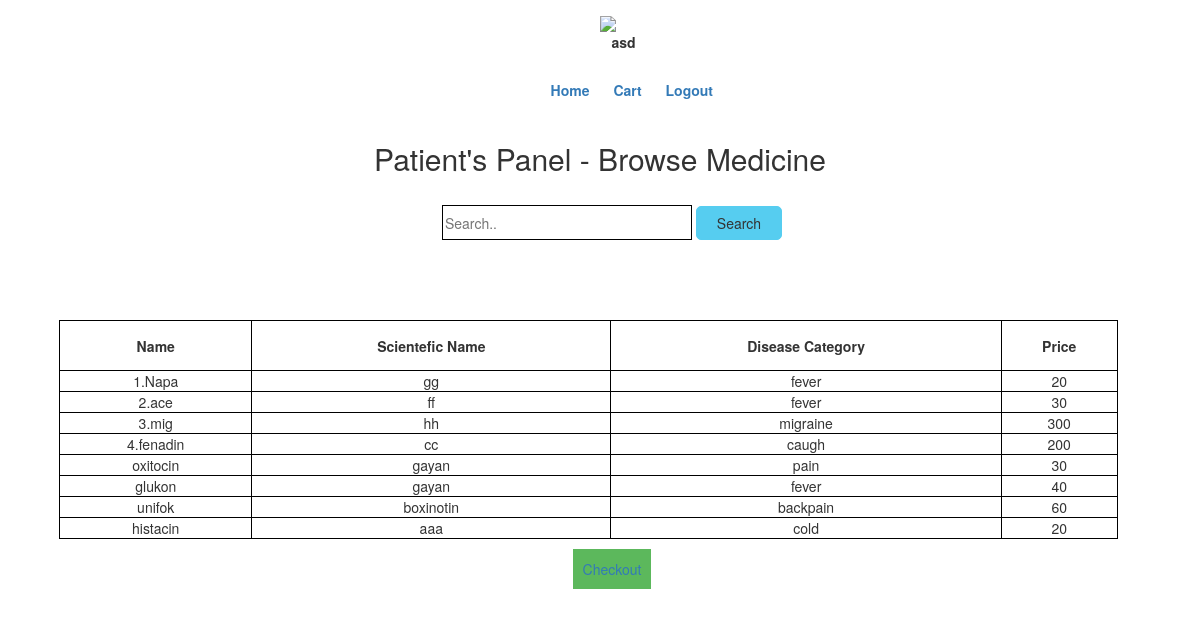
Screenshot of /browsemdcn.php (signed in) with the database file from the repository.
### tables this page shows
CREATE TABLE `medicine` (
  `price` int(11) NOT NULL,
  `medId` int(11) NOT NULL,
  `medName` varchar(40) NOT NULL,
  `scienteficName` varchar(40) NOT NULL,
  `diseaseCategory` varchar(40) NOT NULL
);

### browsemdcn.php (the view, shortened to what this page needs)
<!DOCTYPE html>
 <html class="no-js">
<html lang="en-US">
<head>
	<link rel="stylesheet" type="text/css" href="css/font-awesome.min.css" media="all" />
	<link rel="stylesheet" type="text/css" href="css/normalize.css" media="all" />
	<link rel="stylesheet" type="text/css" href="css/bootstrap.css" media="all" />
	<link rel="stylesheet" type="text/css" href="style.css" media="all" />
</head>
<body class="brwsmdcn">
<div class="header-area">
		<div class="header-top">
			<div class="container">
                <a href="cupanel.php"><img src="img/client-1295901_960_720.png" style="max-height: 5%;max-width: 5%;margin-left: 50%;opacity:1.0;"></a> <br>
                <label class="text-center" style="margin-left:51%;"><?php echo $_SESSION["uname"];?></label>
				<div class="menu col-md-5" style="margin-left: 20%;margin-top: 2%">
					<ul class="list-unstyled list-inline pull-right">
						<li><a href="cushome.php">Home</a></li>
						<li><a href="#">Cart</a></li>
						<li><a href="logout.php">Logout</a></li>
					</ul>
				</div>
			</div>
		</div>
	</div>
		<div class="">
		<div class="br">
			<div class="br-top text-center">
				<div class="container">
					<h2>Patient's Panel - Browse Medicine</h2>
				</div>
			</div>
                </div>
            <br>
		<div class="result_table" style="margin-left: 2%;text-align: center">
            <form action="<?php echo htmlspecialchars($_SERVER["PHP_SELF"]);?>" method="post">
                    <input class="search" style="width:250px;height:35px;background:transparent;border:1px solid black;" type="text" name="search" placeholder="Search..">
                    <input type="submit" style="background:#56CDF0;border:1px solid #56CDF0;padding:6px 20px;border-radius:5px;" value="Search">
                </form>
            <br>
            <br>
            <br>
            <br>
            <table style="background:white;border:1px solid black;" class="text-center">
                <thead>
                    <tr style="padding-left: 10px;">
                        <th style="border:1px solid black">Name</th>
                        <th style="border:1px solid black">Scientefic Name</th>
                        <th style="border:1px solid black">Disease Category</th>
                        <th style="border:1px solid black">Price</th>
                    </tr>
                </thead>
                <tbody>
                    <?php
                    $con=mysqli_connect("localhost","root","");
                    mysqli_select_db($con,'medicineguide');
                        $resul = mysqli_query($con,"SELECT * FROM medicine;") or die("Failed to fetch".mysql_error());
                    while( $row = mysqli_fetch_assoc( $resul) ){
                                    echo "<tr><td>{$row['medName']}</td><td>{$row['scienteficName']}</td><td>{$row['diseaseCategory']}</td><td>{$row['price']}</td></tr>\n";
                                        }
                ?>
                </tbody>
            </table>
		<br>
            <a href="cart.php" style="background: #5CB85C;padding: 10px;">Checkout</a>
		</div>
		</div>
</body>
</html>

### style.css (style rules this page uses)
.header-top { padding: 1%; }
.menu { margin-left: 150px; }
.menu a { text-decoration: none; font-weight: bold; margin-left: 10px; }
.brwsmdcn { background: url(images/14.jpg) no-repeat center center fixed; -webkit-background-size: cover; -moz-background-size: cover; -o-background-size: cover; background-size: cover; }
table, td, th { border: 1px solid black; text-align: center; }
table { border-collapse: collapse; width: 90%; margin-left: 3%; }
th { height: 50px; text-align: center; }

### rows the page displays
medicine: medName "1.Napa", scienteficName "gg", diseaseCategory "fever", price "20"
medicine: medName "2.ace", scienteficName "ff", diseaseCategory "fever", price "30"
medicine: medName "3.mig", scienteficName "hh", diseaseCategory "migraine", price "300"
medicine: medName "4.fenadin", scienteficName "cc", diseaseCategory "caugh", price "200"
medicine: medName "oxitocin", scienteficName "gayan", diseaseCategory "pain", price "30"
medicine: medName "glukon", scienteficName "gayan", diseaseCategory "fever", price "40"
medicine: medName "unifok", scienteficName "boxinotin", diseaseCategory "backpain", price "60"
medicine: medName "histacin", scienteficName "aaa", diseaseCategory "cold", price "20"

### other values shown
$_SESSION["uname"] "asd"
